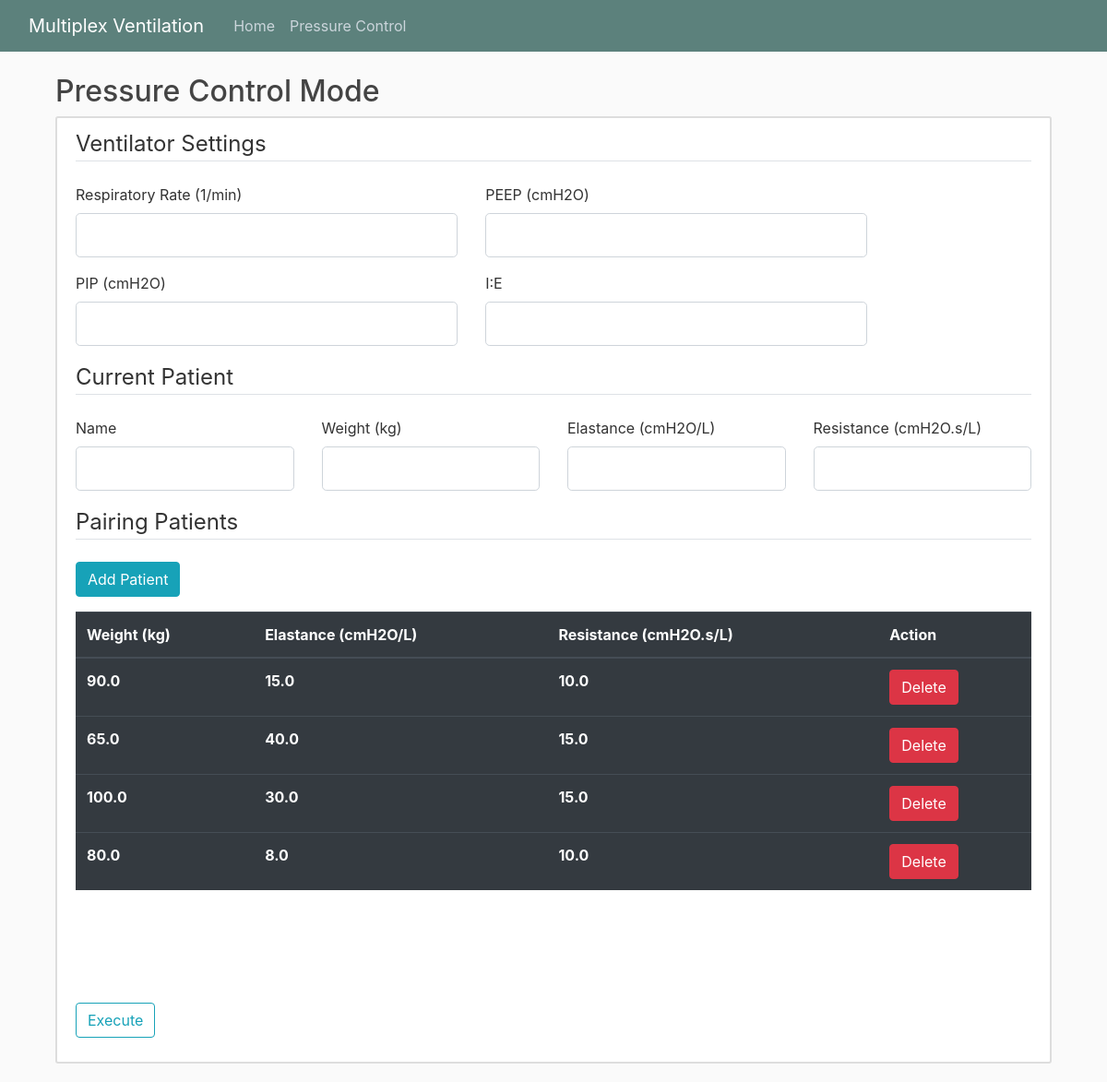
Page /pressurecontrol on the earlier database version.
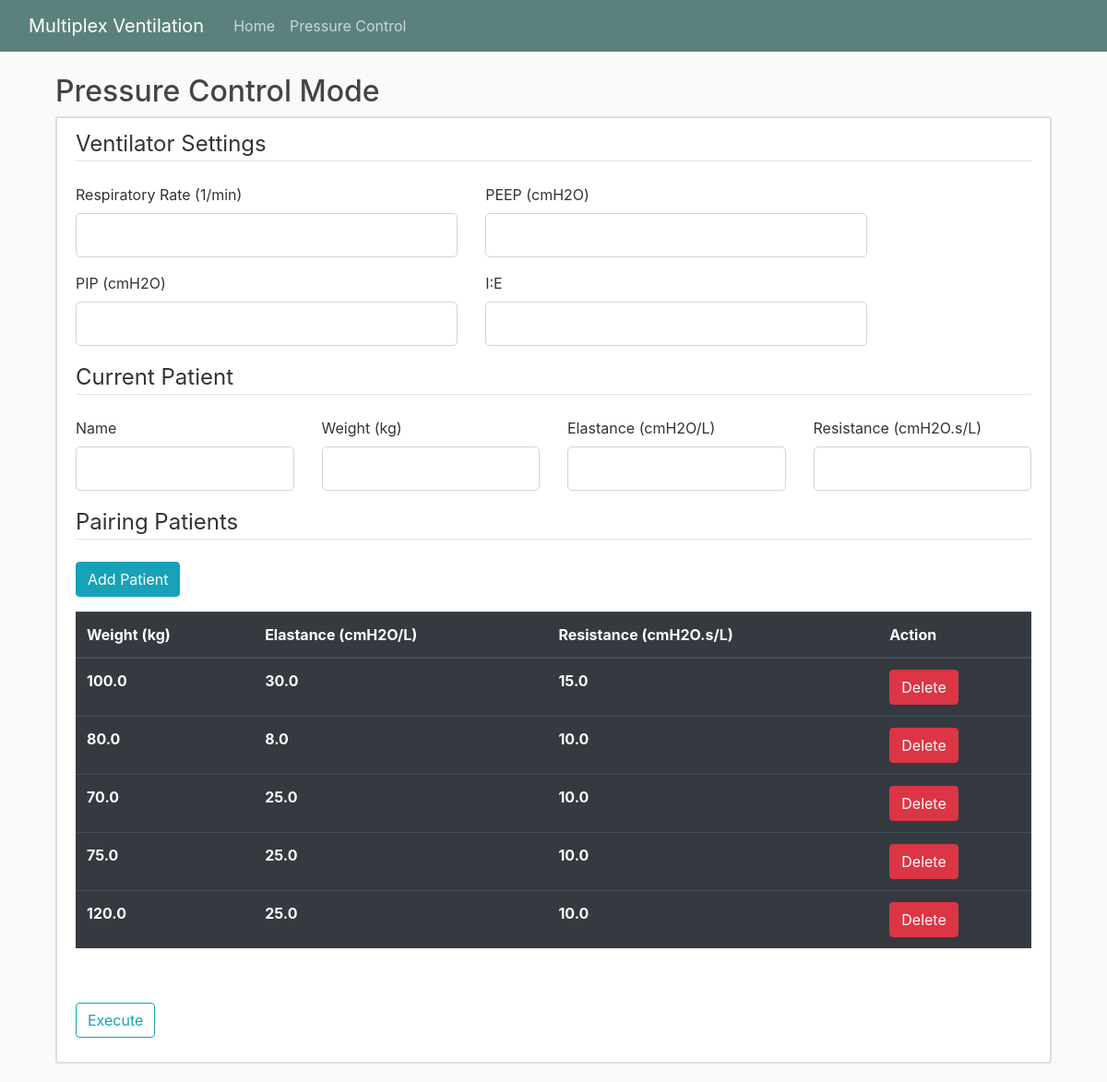
Same page on the later database version.
### multiplexventilation/models.py (models this page shows, shortened)
class CandidatePatient(db.Model):
    id = db.Column(db.Integer, primary_key=True, autoincrement=True) # Unique id for patient
    weight = db.Column(db.Float, nullable=False)
    elastance = db.Column(db.Float, nullable=False)
    resistance = db.Column(db.Float, nullable=False)

### multiplexventilation/PCmode/routes.py (the view)
@PCmode.route("/pressurecontrol", methods=['GET', 'POST'])
def pressure():
    form = PCVentilatorForm()
    candidateform = CandidatePatientForm()
    candidates_data = CandidatePatient.query.all() # Getting the data of the candidates from the database
    pairingform = PairingPatientForm()
    setting_data = PatientPC.query.get(1) # Getting the previous data of the MV setting to be overwritten by the new data
    if form.validate_on_submit():
        weight2 = []
        E2 = []
        R2 = []
        if candidates_data:
            for i in candidates_data:
                weight2.append(i.weight)
                E2.append(i.elastance)
                R2.append(i.resistance)
        else:
            weight2.append(form.weight.data)
            E2.append(form.elastance.data)
            R2.append(form.resistance.data)
        setting_data.PIP = form.PIP.data
        setting_data.PEEP = form.PEEP.data
        setting_data.RR = form.RR.data
        setting_data.I_E = form.I_E.data
        setting_data.elastance = form.elastance.data
        setting_data.resistance = form.resistance.data
        setting_data.weight = form.weight.data
        setting_data.PatientName = form.PatientName.data
        db.session.commit()
        mode = PCModel(form.weight.data, form.elastance.data, form.resistance.data,
                    form.RR.data, form.PEEP.data, form.PIP.data, form.I_E.data)
        PairMode = PCPairing(weight2, E2, R2,
                            form.RR.data, form.PEEP.data, form.PIP.data, form.I_E.data)
        P1_graph = mode.simulate()
        Pairing_graph = PairMode.simulate()
        return render_template('pressure.html', title='PC Mode', form=form, candidateform=candidateform,
                                P1_graph=Markup(P1_graph), Pairing_graph=Markup(Pairing_graph), candidates=candidates_data, pairingform = pairingform)
    else:
        return render_template('pressure.html', title='PC Mode', form=form, candidateform=candidateform, candidates=candidates_data,
                                P1_graph=False, Pairing_graph="",
                                pairingform = pairingform)

### multiplexventilation/PCmode/forms.py
class PCVentilatorForm(FlaskForm):
    RR = FloatField('Respiratory Rate (1/min)', validators=[DataRequired(), NumberRange(min=5, max=25, message="Please enter a number within the range of 5 to 25 ")])
    PEEP = FloatField('PEEP (cmH2O)', validators=[DataRequired()])
    PIP = FloatField('PIP (cmH2O)', validators=[DataRequired()])
    I_E = FloatField('I:E', validators=[DataRequired()])
    weight = FloatField('Weight (kg)', validators=[DataRequired(), NumberRange(min=2,  message="Please enter a number larger than 2 ")])
    elastance = FloatField('Elastance (cmH2O/L)', validators=[DataRequired(), NumberRange(min=1, max=50, message="Please enter a number within the range of 1 to 50 ")])
    resistance = FloatField('Resistance (cmH2O.s/L)', validators=[DataRequired(), NumberRange(min=1, max=50, message="Please enter a number within the range of 1 to 50 ")])
    PatientName = StringField('Name',
                           validators=[DataRequired(), Length(min=2, max=20)])
    submit = SubmitField('Execute')

class CandidatePatientForm(FlaskForm):
    weight2= FloatField('Weight (kg)', validators=[DataRequired()])
    E2 = FloatField('Elastance (cmH2O/L)', validators = [DataRequired(), NumberRange(min=1, max=50, message="Please enter a number within the range of 1 to 50 ")])
    R2 = FloatField('Resistance (cmH2O.s/L)', validators = [DataRequired(), NumberRange(min=1, max=50, message="Please enter a number within the range of 1 to 50 ")])
    add = SubmitField('Add')

### multiplexventilation/templates/pressure.html (shortened to what this page needs)
{% extends "layout.html" %}
{% block content %}
    <h2>Pressure Control Mode</h2>
    <div class="row">
        <div class="col-md-12">
            <div class="content-section">
                <form method="POST" action="">
                    <fieldset class="form-group">
                        <legend class="border-bottom mb-4">Ventilator Settings</legend>
                        <div class="row">
                            <div class="col-md-5">
                                <div class="form-group">
                                    <div class="form-group">
                                        {{ form.RR.label(class="form-control-label") }}
                                        {% if form.RR.errors %}
                                            {{ form.RR(class="form-control form-control-lg is-invalid") }}
                                            <div class="invalid-feedback">
                                                {% for error in form.RR.errors %}
                                                    <span>{{ error }}</span>
                                                {% endfor %}
                                            </div>
                                        {% else %}
                                            {{ form.RR(class="form-control form-control-lg") }}
                                        {% endif %}
                                    </div>
                                </div>
                            </div>
                            <div class="col-md-5">
                                <div class="form-group">
                                    {{ form.PEEP.label(class="form-control-label") }}
                                    {% if form.PEEP.errors %}
                                        {{ form.PEEP(class="form-control form-control-lg is-invalid") }}
                                        <div class="invalid-feedback">
                                            {% for error in form.PEEP.errors %}
                                                <span>{{ error }}</span>
                                            {% endfor %}
                                        </div>
                                    {% else %}
                                        {{ form.PEEP(class="form-control form-control-lg") }}
                                    {% endif %}
                                </div>
                            </div>
                        </div>
                        <div class="row">
                            <div class="col-md-5">
                                <div class="form-group">
                                    {{ form.PIP.label(class="form-control-label") }}
                                    {% if form.PIP.errors %}
                                        {{ form.PIP(class="form-control form-control-lg is-invalid") }}
                                        <div class="invalid-feedback">
                                            {% for error in form.PIP.errors %}
                                                <span>{{ error }}</span>
                                            {% endfor %}
                                        </div>
                                    {% else %}
                                        {{ form.PIP(class="form-control form-control-lg") }}
                                    {% endif %}
                                </div>
                            </div>
                            <div class="col-md-5">
                                <div class="form-group">
                                    {{ form.I_E.label(class="form-control-label") }}
                                    {% if form.I_E.errors %}
                                        {{ form.I_E(class="form-control form-control-lg is-invalid") }}
                                        <div class="invalid-feedback">
                                            {% for error in form.I_E.errors %}
                                                <span>{{ error }}</span>
                                            {% endfor %}
                                        </div>
                                    {% else %}
                                        {{ form.I_E(class="form-control form-control-lg") }}
                                    {% endif %}
                                </div>
                            </div>
                        </div>
                        <legend class="border-bottom mb-4">Current Patient</legend>
                        <div class="row">
                            <div class="col-md-3">
                                <div class="form-group">
                                    {{ form.PatientName.label(class="form-control-label") }}
                                    {% if form.PatientName.errors %}
                                        {{ form.PatientName(class="form-control form-control-lg is-invalid") }}
                                        <div class="invalid-feedback">
                                            {% for error in form.PatientName.errors %}
                                                <span>{{ error }}</span>
                                            {% endfor %}
                                        </div>
                                    {% else %}
                                        {{ form.PatientName(class="form-control form-control-lg") }}
                                    {% endif %}
                                </div>
                            </div>
                            <div class="col-md-3">
                                <div class="form-group">
                                    {{ form.weight.label(class="form-control-label") }}
                                    {% if form.weight.errors %}
                                        {{ form.weight(class="form-control form-control-lg is-invalid") }}
                                        <div class="invalid-feedback">
                                            {% for error in form.weight.errors %}
                                                <span>{{ error }}</span>
                                            {% endfor %}
                                        </div>
                                    {% else %}
                                        {{ form.weight(class="form-control form-control-lg") }}
                                    {% endif %}
                                </div>
                            </div>
                            <div class="col-md-3">
                                <div class="form-group">
                                    {{ form.elastance.label(class="form-control-label") }}
                                    {% if form.elastance.errors %}
                                        {{ form.elastance(class="form-control form-control-lg is-invalid") }}
                                        <div class="invalid-feedback">
                                            {% for error in form.elastance.errors %}
                                                <span>{{ error }}</span>
                                            {% endfor %}
                                        </div>
                                    {% else %}
                                        {{ form.elastance(class="form-control form-control-lg") }}
                                    {% endif %}
                                </div>
                            </div>
                            <div class="col-md-3">
                                <div class="form-group">
                                    {{ form.resistance.label(class="form-control-label") }}
                                    {% if form.resistance.errors %}
                                        {{ form.resistance(class="form-control form-control-lg is-invalid") }}
                                        <div class="invalid-feedback">
                                            {% for error in form.resistance.errors %}
                                                <span>{{ error }}</span>
                                            {% endfor %}
                                        </div>
                                    {% else %}
                                        {{ form.resistance(class="form-control form-control-lg") }}
                                    {% endif %}
                                </div>
                            </div>
                        </div>
                        <legend class="border-bottom mb-4">Pairing Patients</legend>
                        <button type="button" class="btn btn-info" data-bs-toggle="modal" data-bs-target='#mymodal'>Add Patient</button>
                    </fieldset>
                    <div  class="table-wrapper-scroll-y my-custom-scrollbar">
                        <table class="table table-hover table-dark">
                            <thead>
                                <tr>
                                    <th>Weight (kg)</th>
                                    <th>Elastance (cmH2O/L)</th>
                                    <th>Resistance (cmH2O.s/L)</th>
                                    <th>Action</th>
                                </tr>
                            </thead>
                            {% for row in candidates%}
                            <div id = "candidateSection{{row.id}}">
                                <tr>
                                    <th>{{row.weight}}</th>
                                    <th>{{row.elastance}}</th>
                                    <th>{{row.resistance}}</th>
                                    <th>
                                        <a href="{{url_for("PCmode.delete_candidate", row_id=row.id)}}" onclick="return confirm('Are You Sure To Delete?')" ><button type="button" class="btn btn-danger deleteButton">Delete</button></a>
                                    </th>
                                </tr>
                            </div>
                            {% endfor %}
                        </table>
                    </div>
                    <br>
                    <div class="form-group">
                    <a id=submitButton>{{ form.submit(class="btn btn-outline-info") }}</a>
                    </div>
                </form>
            </div>
        </div>
    </div>
{% endblock content %}

### multiplexventilation/templates/layout.html (shortened to what this page needs)
<!DOCTYPE html>
<html>
<head>
    <link rel="stylesheet" href="https://stackpath.bootstrapcdn.com/bootstrap/4.4.1/css/bootstrap.min.css">
    <link rel="stylesheet" type="text/css" href="{{ url_for('static', filename='main.css') }}">
</head>
<body>
  <header class="site-header">
    <nav class="navbar navbar-expand-md navbar-dark bg-steel fixed-top">
      <div class="container-fluid">
        <a class="navbar-brand mr-4" href="/">Multiplex Ventilation</a>
        <div class="collapse navbar-collapse" id="navbarToggle">
          <div class="navbar-nav mr-auto">
            <a class="nav-item nav-link" href="{{url_for("main.home")}}">Home</a>
            <a class="nav-item nav-link" href="{{url_for("PCmode.pressure")}}">Pressure Control</a>
          </div>
        </div>
      </div>
    </nav>
  </header>
  <main role="main" class="container">
    <div class="col-md-12">
        {% block content %}{% endblock %}
</body>
</html>

### multiplexventilation/static/main.css (style rules this page uses)
body { background: #fafafa; color: #333333; margin-top: 5rem; }
h1, h2, h3, h4, h5, h6 { color: #444444; }
.bg-steel { background-color: rgb(92, 129, 124); }
.site-header .navbar-nav .nav-link { color: #cbd5db; }
.content-section { background: #ffffff; padding: 10px 20px; border: 2px solid #dddddd; border-radius: 3px; margin-bottom: 20px; }
.my-custom-scrollbar { position: relative; height: 400px; overflow: auto; }
.table-wrapper-scroll-y { display: block; }
.table thead th { position: sticky; top: 0; z-index : 1; }

Differences in the rows shown:
removed CandidatePatient: weight "90.0", elastance "15.0", resistance "10.0"
removed CandidatePatient: weight "65.0", elastance "40.0", resistance "15.0"
added CandidatePatient: weight "70.0", elastance "25.0", resistance "10.0"
added CandidatePatient: weight "75.0", elastance "25.0", resistance "10.0"
added CandidatePatient: weight "120.0", elastance "25.0", resistance "10.0"
